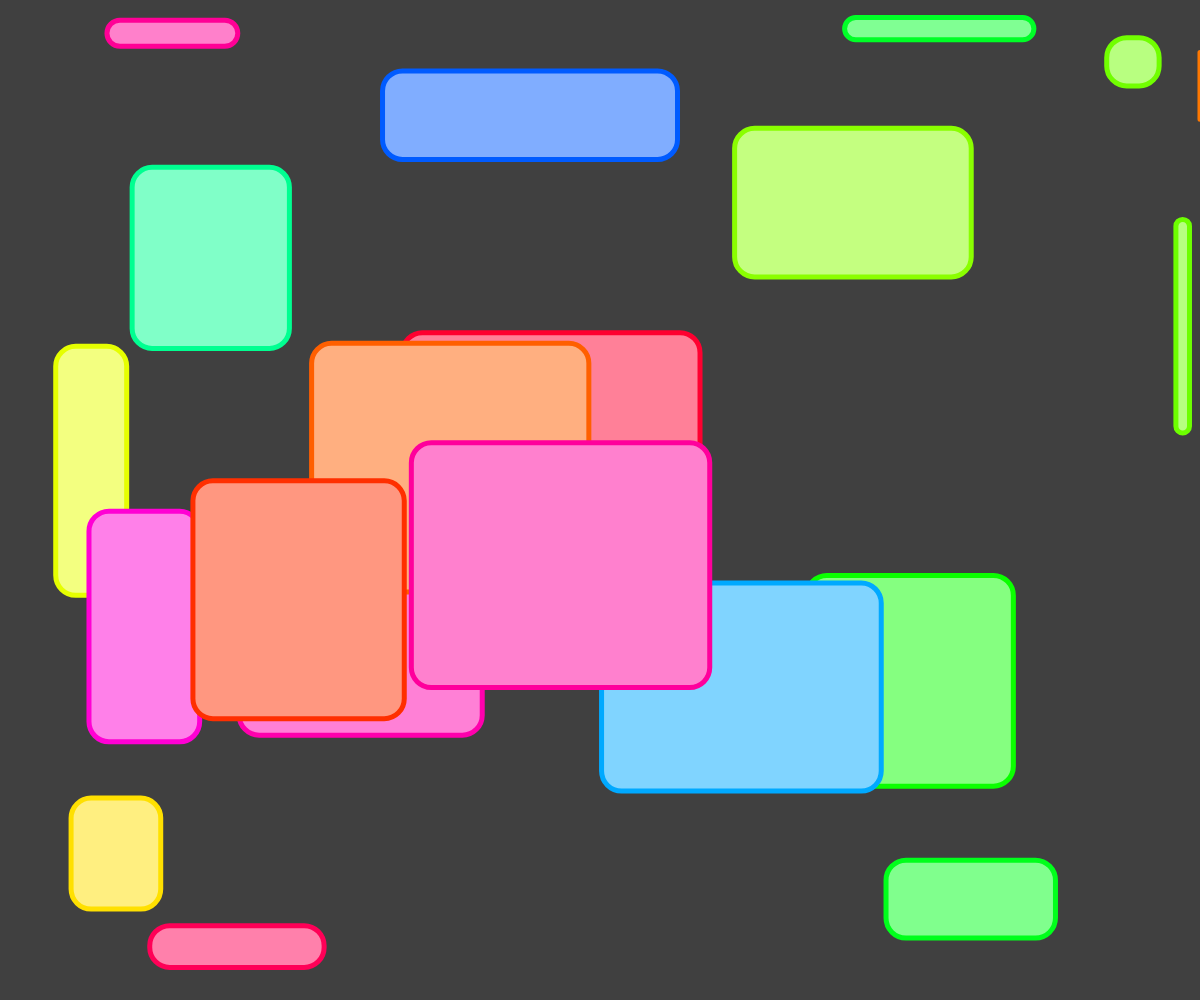
Frame 1 (no input)
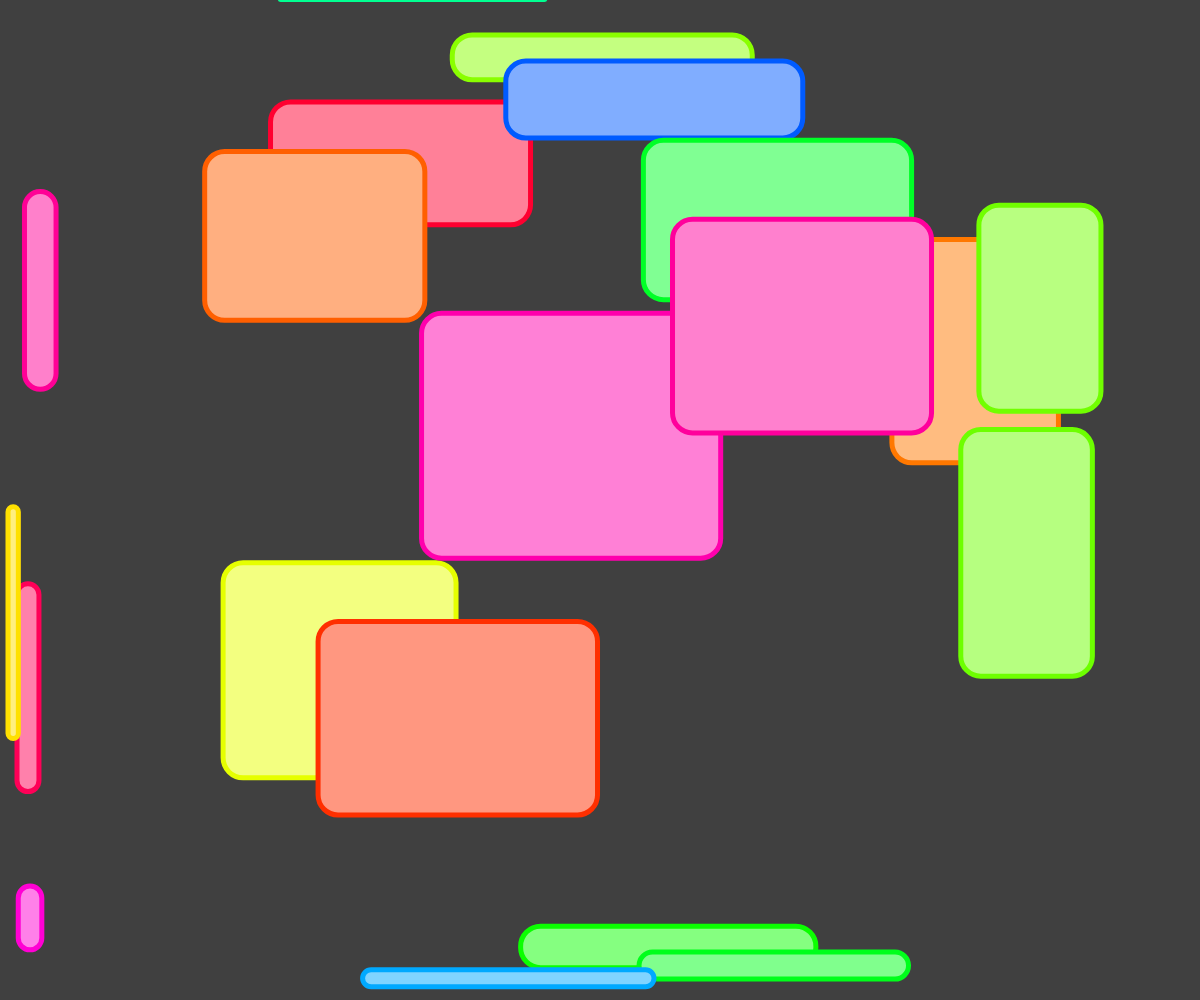
Frame 60 (no input)
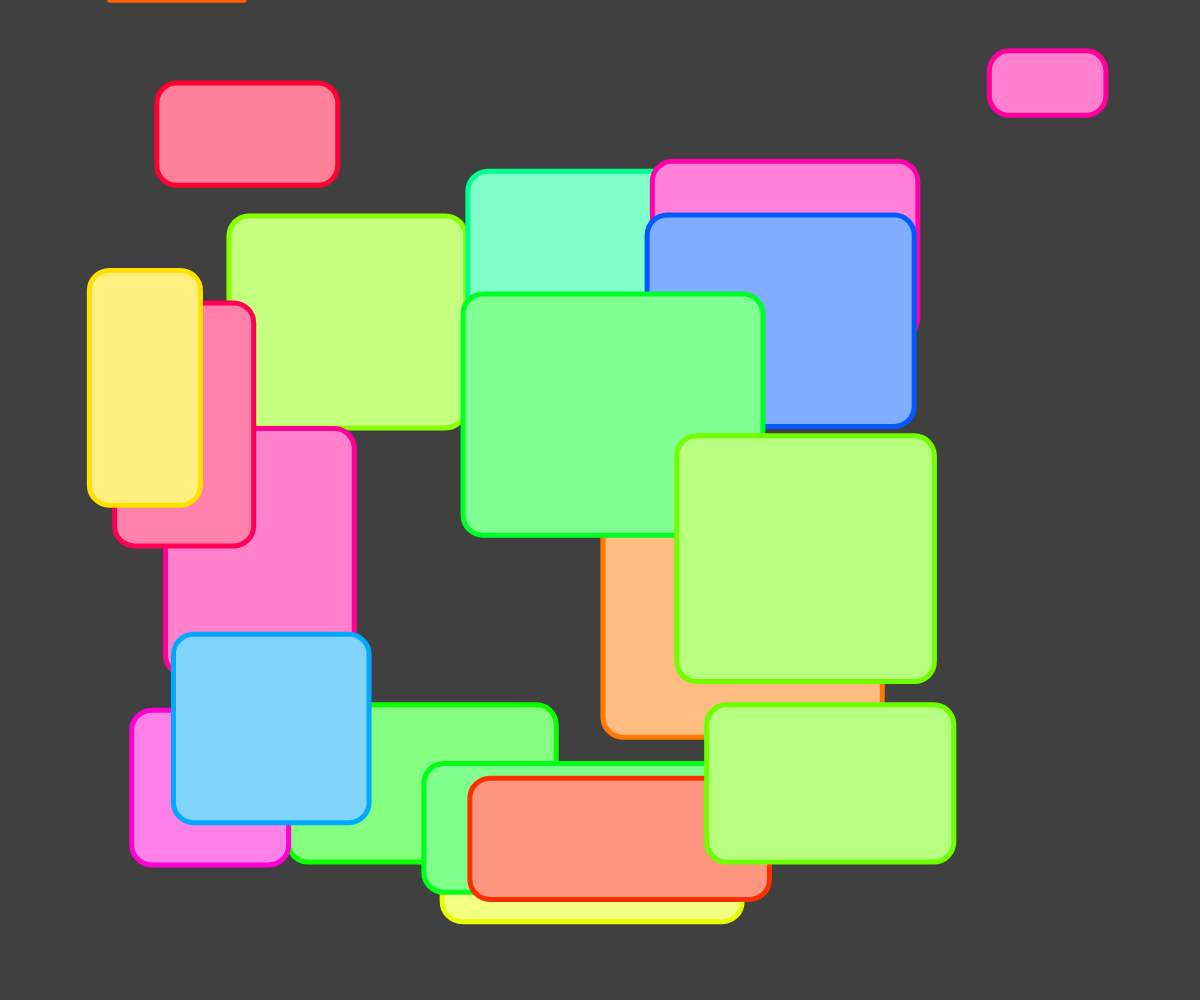
Frame 120 (the mouse pressed at the canvas centre since frame 60)

The p5.js sketch that drew these frames (run headless with seeded random() and noise() and a simulated clock; from frame 60 on, the mouse is pressed at the canvas centre):

// p5.js sketch
// ── sketch.js
let slimes = []
let numSlimes = 20

function setup() {
    createCanvas(windowWidth, windowHeight);
    rectMode(CENTER)
    colorMode(HSB)
    for (let i = 0; i < numSlimes; i++) {
        slimes.push(new Slime())
    }
}

function draw() {
    background(0, 0, 25);
    for (let s of slimes) {
        s.update()
        s.render()
    }
}

// ── Slime.js
class Slime {
    constructor(){
        this.x = random(width)
        this.y = random(height)
        this.grow()

        this.vx = random(2, 5) * random([-1, 1])
        this.vy = random(2, 5) * random([-1, 1])

        const hu = random(360)
        this.fill = color(hu, 50, 100)
        this.border = color(hu, 100, 100)
    }

    render(){
        strokeWeight(5)
        stroke(this.border)
        fill(this.fill)
        rect(this.x, this.y, this.w, this.h, 20)
    }

    grow(){
        let pidX = map(this.x, 0, width, 0, PI)
        let pidY = map(this.y, 0, height, 0, PI)
        let newW = map(sin(pidX), 0, 1, 0, width/ 4)
        let newH = map(sin(pidY), 0, 1, 0, height/4)

        this.w = newW
        this.h = newH
    }

    update(){
        if (this.x <= 0){
            this.x = 0
            this.vx *= -1
        }

        if (this.x >= width) {
            this.x = width
            this.vx *= -1
        }

        if (this.y <= 0) {
            this.y = 0
            this.vy *= -1
        }

        if (this.y >= height) {
            this.y = height
            this.vy *= -1
        }

        this.x += this.vx
        this.y += this.vy
        this.grow()
    }
}
